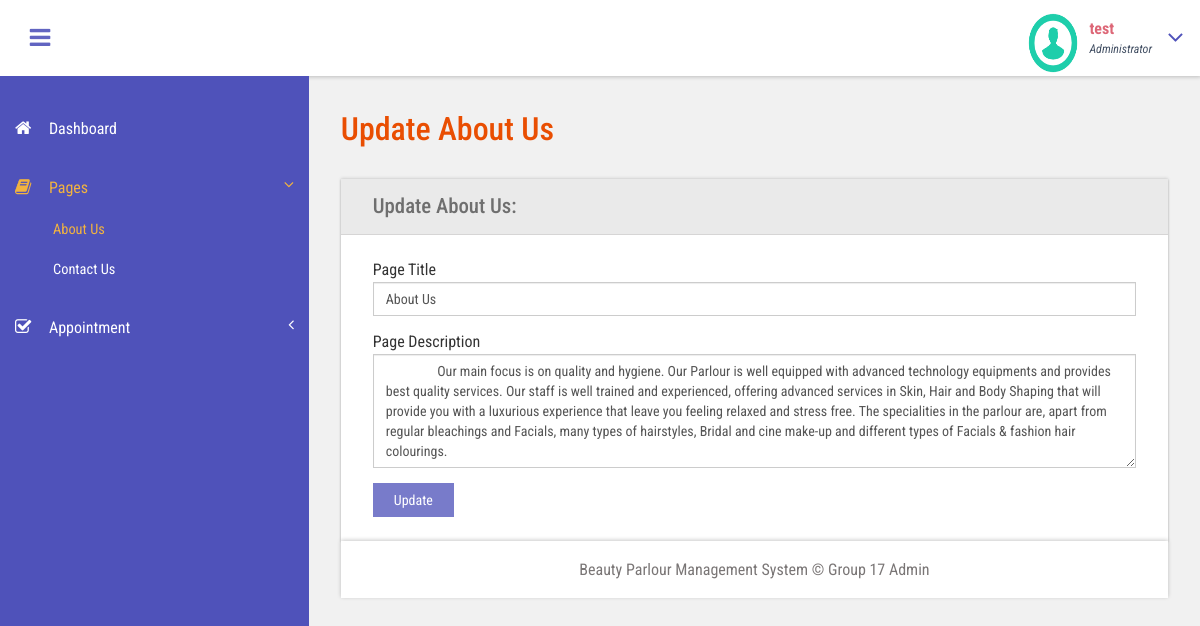
Screenshot of /admin/about-us.php (signed in) with the database file from the repository.
### tables this page shows
CREATE TABLE `tblpage` (
  `ID` int(10) NOT NULL,
  `PageType` varchar(200) DEFAULT NULL,
  `PageTitle` mediumtext DEFAULT NULL,
  `PageDescription` mediumtext DEFAULT NULL,
  `Email` varchar(200) DEFAULT NULL,
  `MobileNumber` bigint(10) DEFAULT NULL,
  `UpdationDate` date DEFAULT NULL,
  `Timing` varchar(200) NOT NULL
);

### admin/about-us.php (the view, shortened to what this page needs)
<?php
include('includes/dbconnection.php');
if (strlen($_SESSION['bpmsaid']==0)) {
  header('location:logout.php');
  } else{
  ?>
<!DOCTYPE HTML>
<html>
<head>
<link href="css/bootstrap.css" rel='stylesheet' type='text/css' />
<link href="css/style.css" rel='stylesheet' type='text/css' />
<link href="css/font-awesome.css" rel="stylesheet">
<link href="css/animate.css" rel="stylesheet" type="text/css" media="all">
<link href="css/custom.css" rel="stylesheet">
</head>
<body class="cbp-spmenu-push">
	<div class="main-content">
		 <?php include_once('includes/sidebar.php');?>
	 <?php include_once('includes/header.php');?>
		<div id="page-wrapper">
			<div class="main-page">
				<div class="forms">
					<h3 class="title1">Update About Us</h3>
					<div class="form-grids row widget-shadow" data-example-id="basic-forms">
						<div class="form-title">
							<h4>Update About Us:</h4>
						</div>
						<div class="form-body">
							<form method="post">
  <?php
$ret=mysqli_query($con,"select * from  tblpage where PageType='aboutus'");
while ($row=mysqli_fetch_array($ret)) {
?>
							 <div class="form-group"> <label for="exampleInputEmail1">Page Title</label> <input type="text" class="form-control" name="pagetitle" id="pagetitle" value="<?php  echo $row['PageTitle'];?>" required="true"> </div> <div class="form-group"> <label for="exampleInputPassword1">Page Description</label> <textarea name="pagedes" id="pagedes" rows="5" class="form-control">
        <?php  echo $row['PageDescription'];?></textarea> </div>
							 <?php } ?>
							  <button type="submit" name="submit" class="btn btn-default">Update</button> </form>
						</div>
					</div>
			</div>
		</div>
		 <?php include_once('includes/footer.php');?>
	</div>
</body>
</html>
<?php } ?>

### admin/includes/header.php (shortened to what this page needs)
<div class="sticky-header header-section ">
      <div class="header-left">
        <button id="showLeftPush"><i class="fa fa-bars"></i></button>
          <div class="clearfix"> </div>
        </div>
        <div class="profile_details">
        <?php
$adid=$_SESSION['bpmsaid'];
$ret=mysqli_query($con,"select AdminName from tbladmin where ID='$adid'");
$row=mysqli_fetch_array($ret);
$name=$row['AdminName'];
?>
          <ul>
            <li class="dropdown profile_details_drop">
              <a href="#" class="dropdown-toggle" data-toggle="dropdown" aria-expanded="false">
                <div class="profile_img">
                  <span class="prfil-img"><img src="images/download (1).png" alt="" width="50" height="60"> </span>
                  <div class="user-name">
                    <p><?php echo $name; ?></p>
                    <span>Administrator</span>
                  </div>
                  <i class="fa fa-angle-down lnr"></i>
                  <div class="clearfix"></div>
                </div>
              </a>
            </li>
          </ul>
        </div>
        <div class="clearfix"> </div>
      </div>
    </div>

### admin/css/style.css (style rules this page uses)
h4, h5, h6, h1, h2, h3 { margin: 0; }
ul, ol { margin: 0; }
p { margin: 0; }
html, body { font-family: 'Roboto Condensed', sans-serif; font-size: 100%; overflow-x: hidden; background: #fff; }
body a { transition: 0.5s all ease; -webkit-transition: 0.5s all ease; -moz-transition: 0.5s all ease; -o-transition: 0.5s all ease; -ms-transition: 0.5s all ease; text-decoration:none; }
h1,h2,h3,h4,h5,h6 { margin:0; }
p { margin:0; }
ul,label { margin:0; padding:0; }
.main-content { position: relative; }
.sticky-header { position: fixed; top: 0; left:0px; width: 100%; z-index: 100; }
.header-section { background:#FFF; box-shadow: 1px 1px 4px rgba(0, 0, 0, 0.21); -webkit-box-shadow: 1px 1px 4px rgba(0, 0, 0, 0.21); -moz-box-shadow: 1px 1px 4px rgba(0, 0, 0, 0.21); -o-box-shadow: 1px 1px 4px rgba(0, 0, 0, 0.21); }
.header-section::after { clear: both; display: block; content: ''; }
.header-left { float: left; width: 45%; }
button#showLeftPush { font-size: 1.5em; width: 80px; padding: 0.87em 0; text-align: center; cursor: pointer; float: left; color: #6F6F6F; -moz-transition: all 0.2s ease-out 0s; -webkit-transition: all 0.2s ease-out 0s; transition: all 0.2s ease-out 0s; border: none; background-color: #fff; outline:none; }
.cbp-spmenu-push { overflow-x: hidden; position: relative; }
.cbp-spmenu, .cbp-spmenu-push { -webkit-transition: all 0.3s ease; -moz-transition: all 0.3s ease; transition: all 0.3s ease; }
.cbp-spmenu-push div#page-wrapper { margin: 0 0 0 19.3em; transition:.5s all; -webkit-transition:.5s all; -moz-transition:.5s all; }
.fa { display: inline-block; font-family: FontAwesome; font-style: normal; font-weight: normal; line-height: 1; -webkit-font-smoothing: antialiased; -moz-osx-font-smoothing: grayscale; }
.profile_details { float: right; }
.profile_details_drop a.dropdown-toggle { display:block; padding: 0.8em 3em 0 2em; }
.profile_img span.prfil-img { float:left; }
.user-name { float:left; margin-top:8px; margin-left:11px; height:35px; }
.profile_details ul li { list-style-type:none; position:relative; }
.profile_details li a i.fa.lnr { position: absolute; top: 34%; right: 8%; color: #4F52BA; font-size: 1.6em; }
.user-name p { font-size:1em; color:#DD6777; line-height:1em; font-weight:700; }
.user-name span { font-size: .75em; font-style: italic; color: #424f63; font-weight: normal; margin-top: .3em; }
.charts,.row { margin: 2em 0 0; }
.widget-shadow { background-color: #fff; box-shadow: 0 -1px 3px rgba(0,0,0,.12),0 1px 2px rgba(0,0,0,.24); -webkit-box-shadow: 0 -1px 3px rgba(0,0,0,.12),0 1px 2px rgba(0,0,0,.24); -moz-box-shadow: 0 -1px 3px rgba(0,0,0,.12),0 1px 2px rgba(0,0,0,.24); }
h3.title1 { font-size: 2em; color: #e94e02; margin-bottom: 0.8em; }
.forms h3.title1 { margin-bottom:0; }
.forms h4 { font-size: 1.3em; color: #6F6F6F; }
.form-title { padding: 1em 2em; background-color: #EAEAEA; border-bottom: 1px solid #D6D5D5; }
.form-body { padding: 1.5em 2em; }
.forms label { font-weight: 400; }
.form-control { border-radius: inherit; }
.forms button.btn.btn-default { background-color: rgba(97, 100, 193, 0.85); color: #fff; padding: .5em 1.5em; border: none; outline:none; border-radius: inherit; }

### admin/css/custom.css (style rules this page uses)
#page-wrapper { padding:7em 2em 2.5em; background-color: #F1F1F1; }

### rows the page displays
tblpage: pagetitle "About Us", pagedes "Our main focus is on quality and hygiene. Our Parlour is well equipped with advanced technology equipments and provides best quality services. Our staff is well trained and experienced, offering advanced services in Skin, Hair and Body Shaping that will provide you with a luxurious experience that leave you feeling relaxed and stress free. The specialities in the parlour are, apart from regular bleachings and Facials, many types of hairstyles, Bridal and cine make-up and different types of Facials & fashion hair colourings."

### other values shown
$name "test"
